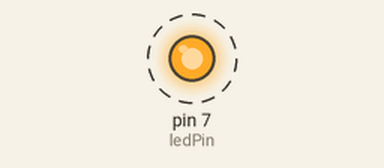
This program was run on a simulated Raspberry Pi (header pin numbers). Parts: output pins drawn as LEDs (lit = HIGH). Dashed ring = blinking. At 100.0 s the program stops and its outputs stay as they are.

Above: at 0.5 s.
Timing chart, 0 to 4.6 s (numbered marks = the images above):
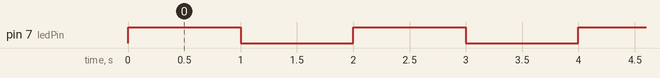

The program:

blinkLed.py
```python
#!/usr/bin/python

import RPi.GPIO as GPIO
import time

ledPin = 7  # GPIO4


def blinkLed(pin):
    GPIO.output(pin, GPIO.HIGH)
    time.sleep(1)
    GPIO.output(pin, GPIO.LOW)
    time.sleep(1)
    return

# use RPi board numbers
GPIO.setmode(GPIO.BOARD)

# setup GPIO Output channel
GPIO.setup(ledPin, GPIO.OUT)

# blink it 50 times
for i in range(0, 50):
    blinkLed(ledPin)

GPIO.cleanup()
```

Measured:
- by itself, pin 7 (ledPin): alternates HIGH for 1.0 s and LOW for 1.0 s, 100 changes in all, then stays LOW
